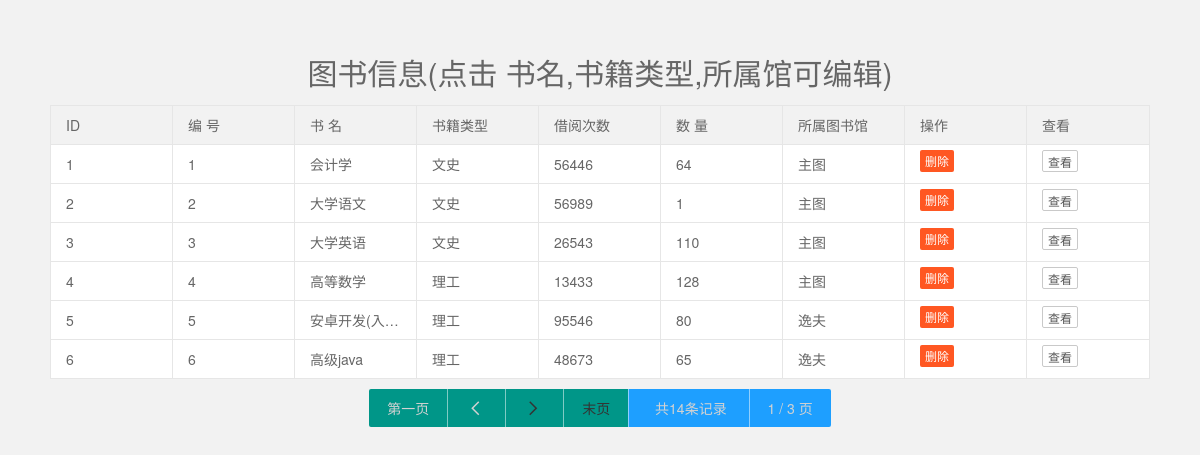
Screenshot of /admin/php/books.php with the database file from the repository.
### tables this page shows
CREATE TABLE `tb_book` (
  `id` int(10) NOT NULL AUTO_INCREMENT,
  `name` varchar(255) DEFAULT NULL,
  `type` varchar(255) DEFAULT NULL,
  `counnt` varchar(255) DEFAULT NULL,
  `sl` varchar(255) DEFAULT NULL,
  `area` varchar(255) DEFAULT NULL,
  PRIMARY KEY (`id`)
);

### admin/php/books.php (the view, shortened to what this page needs)
<head>
  <link rel="stylesheet" href="../../layuiadmin/layui/css/layui.css" media="all">
  <link rel="stylesheet" href="../../layuiadmin/style/admin.css" media="all">
</head>
<body>
  <div align="center" style="margin: 50px;">
    <table class="layui-table" style="margin-top: 50px;" lay-filter="test" lay-data="{}">
    	<option class="layui-table-tips" style="font-size: 30px;">图书信息(点击 书名,书籍类型,所属馆可编辑)</option>
     <thead>
        <?php
        require ('conn.php');
	if (isset($_GET['page']) && (int)$_GET['page'] > 0) {
		$Page = $_GET['page'];
	} else {
		$Page = 1;
	}
	$PageSize = 6;
	$result = mysqli_query($db, "select id from  tb_book");
	$RecordCount = mysqli_num_rows($result);
	$PageCount = ceil($RecordCount / $PageSize);
	$result = mysqli_query($db, "select * from tb_book");
        $s=1;
        mysqli_data_seek($result, ($Page - 1) * $PageSize);
        for ($i = 0; $i < $PageSize; $i++) {
            $row = mysqli_fetch_assoc($result);
            if ($row) {
                ?>
                <tbody>
                <tr>
                	  <td><?php echo $s++; ?></td>
                    <td><?php echo $row['id'] ?></td>
                    <td><?php echo $row['name'] ?></td>
                    <td><?php echo $row['type'] ?></td>
                    <td><?php echo $row['counnt'] ?></td>
                    <td><?php echo $row['sl'] ?></td>
                    <td><?php echo $row['area'] ?></td>
                    <td><a class="layui-btn layui-btn-danger layui-btn-xs" lay-event="del">删除</a></td>
                    <td><a class="layui-btn layui-btn-primary layui-btn-xs" lay-event="see">查看</a></td>
                </tr>
                </tbody>
            <?php }
					}
 ?>
    </table>
    <p><?php
	if ($Page == 1)
		echo "<div class='layui-btn-group'>
            <button class='layui-btn  layui-disabled'>第一页</button>
		<button class='layui-btn  layui-disabled'><i class='layui-icon'></i></button>";
	else
		echo " <div class='layui-btn-group'><button class='layui-btn'><a href='?page=1'>第一页</a></button>
         <button class='layui-btn'><a href='?page=" . ($Page - 1) . "'><i class='layui-icon'></i></a></button> ";
	if ($Page == $PageCount)
		echo " <button class='layui-btn  layui-disabled'><i class='layui-icon'></i></button>
		<button class='layui-btn  layui-disabled'>末页</button>";
	else
		echo " <button class='layui-btn'><a href='?page=" . ($Page + 1) . "'><i class='layui-icon'></i></a></button>
 <button class='layui-btn'><a href='?page=" . $PageCount . "'>末页</a></button> ";
	echo " <button class='layui-btn layui-btn-normal layui-disabled'>&nbsp; 共" . $RecordCount . "条记录&nbsp;</button>";
	echo " <button class='layui-btn layui-btn-normal layui-disabled'>$Page / $PageCount 页</button> </div>";
        ?></p>
</div>
</body>

### layuiadmin/layui/css/layui.css (style rules this page uses)
.layui-btn,.layui-edge,.layui-inline,img { vertical-align:middle }
.layui-btn,.layui-disabled,.layui-icon,.layui-unselect { -webkit-user-select:none;-ms-user-select:none;-moz-user-select:none }
blockquote,body,button,dd,div,dl,dt,form,h1,h2,h3,h4,h5,h6,input,li,ol,p,pre,td,textarea,th,ul { margin:0;padding:0;-webkit-tap-highlight-color:rgba(0,0,0,0) }
table { border-collapse:collapse;border-spacing:0 }
button,input,optgroup,option,select,textarea { font-family:inherit;font-size:inherit;font-style:inherit;font-weight:inherit;outline:0 }
body { line-height:24px;font:14px Helvetica Neue,Helvetica,PingFang SC,Tahoma,Arial,sans-serif }
a { color:#333;text-decoration:none }
.layui-border-box,.layui-border-box * { box-sizing:border-box }
.layui-disabled,.layui-disabled:hover { color:#d2d2d2!important;cursor:not-allowed!important }
.layui-icon { font-family:layui-icon!important;font-size:16px;font-style:normal;-webkit-font-smoothing:antialiased;-moz-osx-font-smoothing:grayscale }
.layui-btn,.layui-input,.layui-select,.layui-textarea,.layui-upload-button { outline:0;-webkit-appearance:none;transition:all .3s;-webkit-transition:all .3s;box-sizing:border-box }
.layui-btn { display:inline-block;height:38px;line-height:38px;padding:0 18px;background-color:#009688;color:#fff;white-space:nowrap;text-align:center;font-size:14px;border:none;border-radius:2px;cursor:pointer }
.layui-btn+.layui-btn { margin-left:10px }
.layui-btn .layui-icon { margin-right:3px;font-size:18px;vertical-align:bottom;vertical-align:middle\9 }
.layui-btn-primary { border:1px solid #C9C9C9;background-color:#fff;color:#555 }
.layui-btn-normal { background-color:#1E9FFF }
.layui-btn-danger { background-color:#FF5722 }
.layui-btn-xs { height:22px;line-height:22px;padding:0 5px;font-size:12px }
.layui-btn-group { display:inline-block;vertical-align:middle;font-size:0 }
.layui-btn-group .layui-btn { margin-left:0!important;margin-right:0!important;border-left:1px solid rgba(255,255,255,.5);border-radius:0 }
.layui-btn-group .layui-btn:first-child { border-left:none;border-radius:2px 0 0 2px }
.layui-btn-group .layui-btn:last-child { border-radius:0 2px 2px 0 }
.layui-btn-group .layui-btn+.layui-btn { margin-left:0 }
.layui-table,.layui-table-view { margin:10px 0 }
.layui-table { width:100%;background-color:#fff;color:#666 }
.layui-table tr { transition:all .3s;-webkit-transition:all .3s }
.layui-table td,.layui-table th,.layui-table-col-set,.layui-table-fixed-r,.layui-table-grid-down,.layui-table-header,.layui-table-page,.layui-table-tips-main,.layui-table-tool,.layui-table-total,.layui-table-view,.layui-table[lay-skin=line],.layui-table[lay-skin=row] { border-width:1px;border-style:solid;border-color:#e6e6e6 }
.layui-table td,.layui-table th { position:relative;padding:9px 15px;min-height:20px;line-height:20px;font-size:14px }
.layui-table[lay-data] { display:none }

### rows the page displays
tb_book: id "1", name "会计学", type "文史", counnt "56446", sl "64", area "主图"
tb_book: id "2", name "大学语文", type "文史", counnt "56989", sl "1", area "主图"
tb_book: id "3", name "大学英语", type "文史", counnt "26543", sl "110", area "主图"
tb_book: id "4", name "高等数学", type "理工", counnt "13433", sl "128", area "主图"
tb_book: id "5", name "安卓开发(入…", type "理工", counnt "95546", sl "80", area "逸夫"
tb_book: id "6", name "高级java", type "理工", counnt "48673", sl "65", area "逸夫"

### other values shown
$RecordCount "14"
$Page "1"
$PageCount "3"
